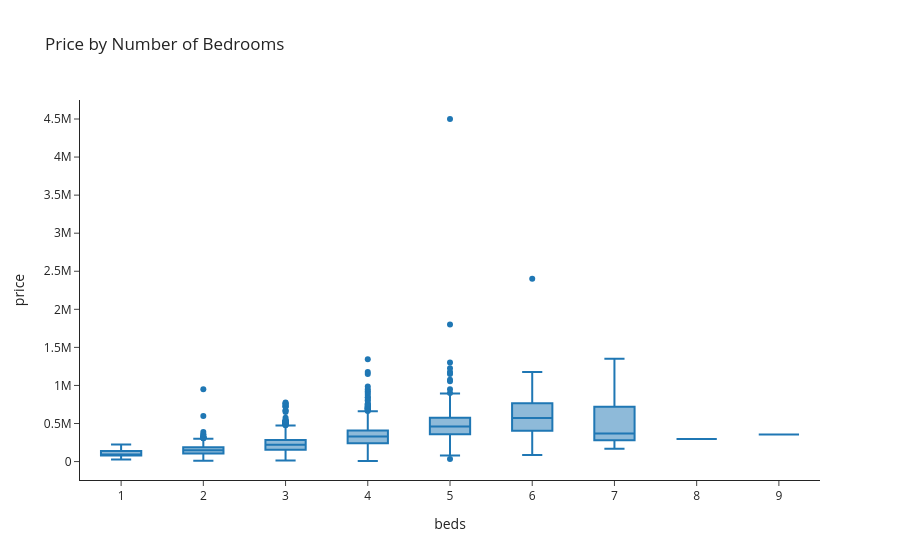

Notebook code for this chart:
### Markdown cell above
### Bedrooms vs Price

Bedroom count rises with house size, so the chart below mixes the effect of an extra bedroom with the effect of extra square footage. Read it as "what bigger homes sell for", not as the value of adding a bedroom.

### Code cell
fig = px.box(
    df,
    x="beds",
    y="price",
    title="Price by Number of Bedrooms",
    template="simple_white",
)
fig.show()

### Figure 1 — Plotly figure (JSON) as saved in the notebook; plotly's stock layout.template omitted (floating-point values rounded to 4 significant figures; data arrays with more than 128 entries replaced by an {"elided": "..."} marker saying what was removed)
{"data": [{"alignmentgroup": "True", "hovertemplate": "beds=%{x}<br>price=%{y}<extra></extra>", "legendgroup": "", "marker": {"color": "#1F77B4"}, "name": "", "notched": false, "offsetgroup": "", "orientation": "v", "showlegend": false, "type": "box", "x": {"elided": "3736 int values"}, "x0": " ", "xaxis": "x", "y": {"elided": "3736 int values"}, "y0": " ", "yaxis": "y"}], "layout": {"boxmode": "group", "legend": {"tracegroupgap": 0}, "title": {"text": "Price by Number of Bedrooms"}, "xaxis": {"anchor": "y", "domain": [0.0, 1.0], "title": {"text": "beds"}}, "yaxis": {"anchor": "x", "domain": [0.0, 1.0], "title": {"text": "price"}}}}
